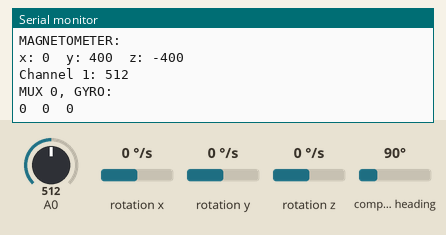
Simulated run of this sketch. Board: Arduino Uno, built with avr-gcc and run on an emulated ATmega328P. Parts: the last lines printed to the serial monitor. Wiring (inferred from the names in the program): HMC5883L compass at I2C address 0x1E; ITG-3200 gyroscope at I2C address 0x69. Inputs (shaded band) come from the test bench; at power-on: rotation x 0 °/s, A0 = 512, rotation y 0 °/s, rotation z 0 °/s, compass heading 90°.

Above: at 1.2 s.
1.3 s: rotation x set to -192 °/s
At 1.44 s:
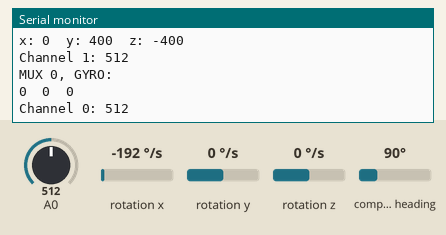
2.8 s: A0 set to 716
At 3.72 s:
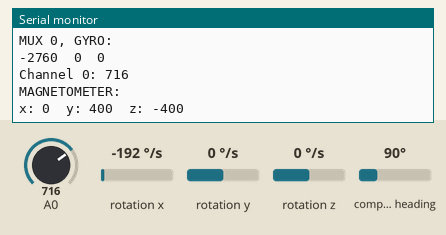
4.3 s: rotation y set to -192 °/s
At 4.46 s:
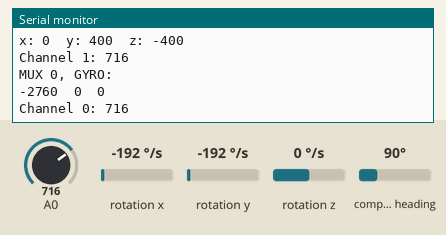
5.8 s: rotation z set to -192 °/s
At 5.97 s:
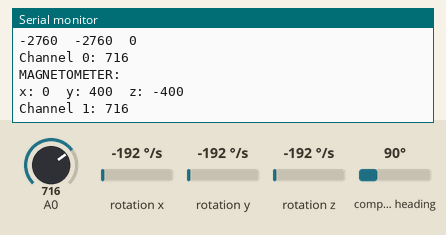
7.3 s: A0 set to 992
At 7.48 s:
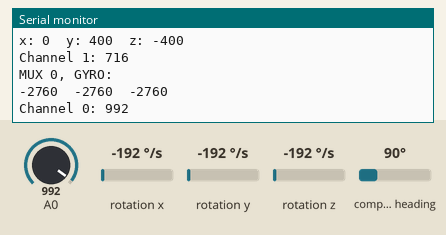
8.8 s: compass heading set to 7°
At 8.99 s:
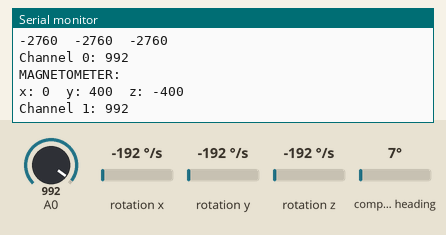
Timing chart, 0 to 11.3 s (numbered marks = the images above; inputs shaded):
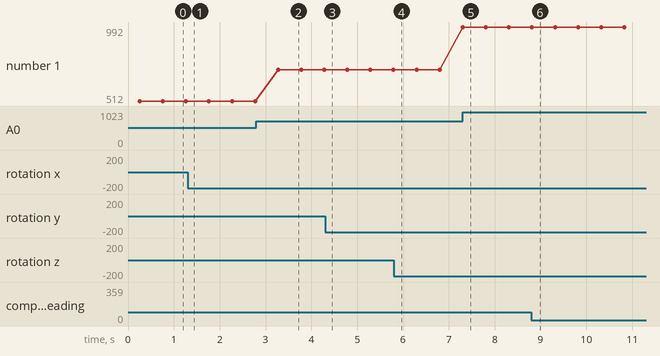

Measured:
- after the input at 2.8 s, the serial monitor: prints a new line after 0.48 s (image 2)
- after the input at 7.3 s, the serial monitor: prints a new line at once (image 5)
- plotted number 1: 512 → 716 after the input at 2.8 s, 716 → 992 after the input at 7.3 s

The sketch:

muxing_i2c_gyro_and_mag.ino
```cpp
#include <Wire.h>
char WHO_AM_I = 0x00;
char SMPLRT_DIV= 0x15;
char DLPF_FS = 0x16;
char GYRO_XOUT_H = 0x1D;
char GYRO_XOUT_L = 0x1E;
char GYRO_YOUT_H = 0x1F;
char GYRO_YOUT_L = 0x20;
char GYRO_ZOUT_H = 0x21;
char GYRO_ZOUT_L = 0x22;
char DLPF_CFG_0 = (1<<0);
char DLPF_CFG_1 = (1<<1);
char DLPF_CFG_2 = (1<<2);
char DLPF_FS_SEL_0 = (1<<3);
char DLPF_FS_SEL_1 = (1<<4);

char itgAddress = 0x69;
#define magAddress 0x1E
//Arduino D8, D9, D10 and D11 pins send a 1/0 to the mux s0, s1, s3 and s4 pins to select the binary channel on the mux
int controlPin[ 4] ={ 8, 9, 10, 11};

//The binary values used to select specific channel
int muxChannel[16][4]={
  {0,0,0,0}, //channel 0
  {1,0,0,0}, //channel 1
  {0,1,0,0}, //channel 2
  {1,1,0,0}, //channel 3
  {0,0,1,0}, //channel 4
  {1,0,1,0}, //channel 5
  {0,1,1,0}, //channel 6
  {1,1,1,0}, //channel 7
  {0,0,0,1}, //channel 8
  {1,0,0,1}, //channel 9
  {0,1,0,1}, //channel 10
  {1,1,0,1}, //channel 11
  {0,0,1,1}, //channel 12
  {1,0,1,1}, //channel 13
  {0,1,1,1}, //channel 14
  {1,1,1,1}  //channel 15
};

//signal "SIG" pin present on the mux is read by the Arduino on A0, A1 or A2; each analogue input is unique to a specific mux
//3 mux are used on the sensor shield
int sigRead[3] = {0, 1, 2};


void setup(){
  Serial.begin(9600);

  //Initialize the I2C communication. This will set the Arduino up as the 'Master' device.
  Wire.begin();

  //Configure the gyroscope
  //Set the gyroscope scale for the outputs to +/-2000 degrees per second
  itgWrite(itgAddress, DLPF_FS, (DLPF_FS_SEL_0|DLPF_FS_SEL_1|DLPF_CFG_0));
  //Set the sample rate to 100 hz
  itgWrite(itgAddress, SMPLRT_DIV, 9);

  //Put the HMC5883 magnetometer IC into the correct operating mode
 Wire.beginTransmission(magAddress); //open communication with HMC5883
 Wire.write(0x02); //select mode register
 Wire.write(0x00); //continuous measurement mode
 Wire.endTransmission();
}

void loop(){
  //Loop through each of the 3 mux, and read values from each mux channel
  for( int i= 0; i< 1; i++){
    Serial.print( "MUX "); Serial.print( i); Serial.print( ", ");
    for( int j= 0; j< 2; j++){
      for( int k= 0; k< 4; k++)
        digitalWrite( controlPin[ k], muxChannel[ j][ k]);
      if( j== 0)
      {
        //Create variables to hold the output rates.
        int xRate, yRate, zRate;

        //Read the x,y and z output rates from the gyroscope.
        xRate = readX();
        yRate = readY();
        zRate = readZ();

        //Print the output rates to the terminal, seperated by a TAB character.
        Serial.println( "GYRO:");
        Serial.print(xRate);
        Serial.print('\t');
        Serial.print(yRate);
        Serial.print('\t');
        Serial.println(zRate);
        delay( 250);
      }
      else if( j==1)
      {
          int x,y,z; //triple axis data

          //Tell the HMC5883L where to begin reading data
          Wire.beginTransmission(magAddress);
          Wire.write(0x03); //select register 3, X MSB register
          Wire.endTransmission();


          //Read data from each axis, 2 registers per axis
          Wire.requestFrom(magAddress, 6);
          if(6<=Wire.available()){
            x = Wire.read()<<8; //X msb
            x |= Wire.read(); //X lsb
            z = Wire.read()<<8; //Z msb
            z |= Wire.read(); //Z lsb
            y = Wire.read()<<8; //Y msb
            y |= Wire.read(); //Y lsb
          }

          //Print out values of each axis
          Serial.println( "MAGNETOMETER:");
          Serial.print("x: ");
          Serial.print(x);
          Serial.print("  y: ");
          Serial.print(y);
          Serial.print("  z: ");
          Serial.println(z);
          delay( 250);
      }

      Serial.print( "Channel "); Serial.print( j); Serial.print( ": "); Serial.println( analogRead( sigRead[ 4]));
      delay( 250);
    }
  }
}

//This function will write a value to a register on the itg-3200.
//Parameters:
//  char address: The I2C address of the sensor. For the ITG-3200 breakout the address is 0x69.
//  char registerAddress: The address of the register on the sensor that should be written to.
//  char data: The value to be written to the specified register.
void itgWrite(char address, char registerAddress, char data)
{
  //Initiate a communication sequence with the desired i2c device
  Wire.beginTransmission(address);
  //Tell the I2C address which register we are writing to
  Wire.write(registerAddress);
  //Send the value to write to the specified register
  Wire.write(data);
  //End the communication sequence
  Wire.endTransmission();
}

//This function will read the data from a specified register on the ITG-3200 and return the value.
//Parameters:
//  char address: The I2C address of the sensor. For the ITG-3200 breakout the address is 0x69.
//  char registerAddress: The address of the register on the sensor that should be read
//Return:
//  unsigned char: The value currently residing in the specified register
unsigned char itgRead(char address, char registerAddress)
{
  //This variable will hold the contents read from the i2c device.
  unsigned char data=0;

  //Send the register address to be read.
  Wire.beginTransmission(address);
  //Send the Register Address
  Wire.write(registerAddress);
  //End the communication sequence.
  Wire.endTransmission();

  //Ask the I2C device for data
  Wire.beginTransmission(address);
  Wire.requestFrom(address, 1);

  //Wait for a response from the I2C device
  if(Wire.available()){
    //Save the data sent from the I2C device
    data = Wire.read();
  }

  //End the communication sequence.
  Wire.endTransmission();

  //Return the data read during the operation
  return data;
}

//This function is used to read the X-Axis rate of the gyroscope. The function returns the ADC value from the Gyroscope
//NOTE: This value is NOT in degrees per second.
//Usage: int xRate = readX();
int readX(void)
{
  int data=0;
  data = itgRead(itgAddress, GYRO_XOUT_H)<<8;
  data |= itgRead(itgAddress, GYRO_XOUT_L);

  return data;
}

//This function is used to read the Y-Axis rate of the gyroscope. The function returns the ADC value from the Gyroscope
//NOTE: This value is NOT in degrees per second.
//Usage: int yRate = readY();
int readY(void)
{
  int data=0;
  data = itgRead(itgAddress, GYRO_YOUT_H)<<8;
  data |= itgRead(itgAddress, GYRO_YOUT_L);

  return data;
}

//This function is used to read the Z-Axis rate of the gyroscope. The function returns the ADC value from the Gyroscope
//NOTE: This value is NOT in degrees per second.
//Usage: int zRate = readZ();
int readZ(void)
{
  int data=0;
  data = itgRead(itgAddress, GYRO_ZOUT_H)<<8;
  data |= itgRead(itgAddress, GYRO_ZOUT_L);

  return data;
}
```
